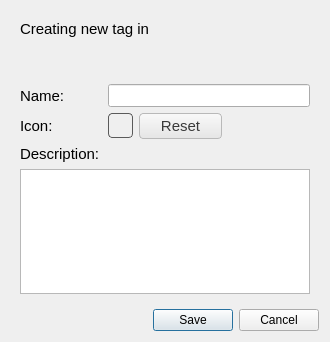
<?xml version="1.0" encoding="UTF-8"?>
<ui version="4.0">
 <class>NewTagDialog</class>
 <widget class="QDialog" name="NewTagDialog">
  <property name="geometry">
   <rect>
    <x>0</x>
    <y>0</y>
    <width>330</width>
    <height>342</height>
   </rect>
  </property>
  <property name="windowTitle">
   <string>Create New Tag</string>
  </property>
  <property name="modal">
   <bool>true</bool>
  </property>
  <layout class="QVBoxLayout" name="verticalLayout">
   <item>
    <widget class="QFrame" name="frame">
     <property name="frameShape">
      <enum>QFrame::Shape::NoFrame</enum>
     </property>
     <property name="frameShadow">
      <enum>QFrame::Shadow::Raised</enum>
     </property>
     <layout class="QGridLayout" name="gridLayout">
      <item row="5" column="0" colspan="4">
       <widget class="QTextEdit" name="descriptionEdit">
        <property name="font">
         <font>
          <pointsize>10</pointsize>
         </font>
        </property>
        <property name="focusPolicy">
         <enum>Qt::FocusPolicy::StrongFocus</enum>
        </property>
       </widget>
      </item>
      <item row="3" column="0">
       <widget class="QLabel" name="label_4">
        <property name="font">
         <font>
          <pointsize>11</pointsize>
         </font>
        </property>
        <property name="text">
         <string>Icon:</string>
        </property>
       </widget>
      </item>
      <item row="2" column="0">
       <widget class="QLabel" name="label">
        <property name="font">
         <font>
          <pointsize>11</pointsize>
         </font>
        </property>
        <property name="text">
         <string>Name:</string>
        </property>
       </widget>
      </item>
      <item row="4" column="0" colspan="4">
       <widget class="QLabel" name="label_2">
        <property name="font">
         <font>
          <pointsize>11</pointsize>
         </font>
        </property>
        <property name="text">
         <string>Description:</string>
        </property>
       </widget>
      </item>
      <item row="1" column="0" colspan="4">
       <spacer name="verticalSpacer">
        <property name="orientation">
         <enum>Qt::Orientation::Vertical</enum>
        </property>
        <property name="sizeType">
         <enum>QSizePolicy::Policy::Fixed</enum>
        </property>
        <property name="sizeHint" stdset="0">
         <size>
          <width>20</width>
          <height>40</height>
         </size>
        </property>
       </spacer>
      </item>
      <item row="0" column="0" colspan="4">
       <widget class="QLabel" name="titleLabel">
        <property name="font">
         <font>
          <pointsize>11</pointsize>
         </font>
        </property>
        <property name="text">
         <string>Creating new tag in</string>
        </property>
        <property name="wordWrap">
         <bool>true</bool>
        </property>
       </widget>
      </item>
      <item row="3" column="1">
       <widget class="QToolButton" name="iconButton">
        <property name="focusPolicy">
         <enum>Qt::FocusPolicy::ClickFocus</enum>
        </property>
        <property name="styleSheet">
         <string notr="true">QToolButton {
	width: 20px;
	height: 20px;
	background-color: rgba(255, 255, 255, 0);
	border: 1px solid #5a5a5a;
	border-radius: 4px;
}

QToolButton:hover {
	background-color: rgba(0,0,0,25);
}

QToolButton:pressed {
	background-color: rgba(0,0,0,50);
}</string>
        </property>
        <property name="text">
         <string/>
        </property>
        <property name="iconSize">
         <size>
          <width>20</width>
          <height>20</height>
         </size>
        </property>
       </widget>
      </item>
      <item row="3" column="2">
       <widget class="QPushButton" name="resetIconButton">
        <property name="font">
         <font>
          <pointsize>11</pointsize>
         </font>
        </property>
        <property name="styleSheet">
         <string notr="true">QPushButton {
	border-radius: 4px;
	border: 1px solid #b9b9b9;
	background-color: qlineargradient(x1: 0, y1: 0, x2: 0, y2: 1, stop: 0 #f9f9f9, stop: 1 #e5e5e5);
	color: #3a3a3a; 
	height: 24px;
}

QPushButton:hover {
	background-color: qlineargradient(x1: 0, y1: 0, x2: 0, y2: 1, stop: 0 #c9c9c9, stop: 1 #a5a5a5);
    border-color: #8f8f8f;
}

QPushButton:pressed{
	background-color: qlineargradient(x1: 0, y1: 0, x2: 0, y2: 1, stop: 0 #a9a9a9, stop: 1 #959595);
    border-color: #8f8f8f;
}</string>
        </property>
        <property name="text">
         <string>Reset</string>
        </property>
       </widget>
      </item>
      <item row="2" column="1" colspan="3">
       <widget class="QLineEdit" name="nameEdit">
        <property name="font">
         <font>
          <pointsize>10</pointsize>
         </font>
        </property>
        <property name="focusPolicy">
         <enum>Qt::FocusPolicy::StrongFocus</enum>
        </property>
       </widget>
      </item>
     </layout>
    </widget>
   </item>
   <item>
    <widget class="QDialogButtonBox" name="buttonBox">
     <property name="focusPolicy">
      <enum>Qt::FocusPolicy::TabFocus</enum>
     </property>
     <property name="orientation">
      <enum>Qt::Orientation::Horizontal</enum>
     </property>
     <property name="standardButtons">
      <set>QDialogButtonBox::StandardButton::Cancel|QDialogButtonBox::StandardButton::Save</set>
     </property>
    </widget>
   </item>
  </layout>
 </widget>
 <resources/>
 <connections>
  <connection>
   <sender>buttonBox</sender>
   <signal>accepted()</signal>
   <receiver>NewTagDialog</receiver>
   <slot>accept()</slot>
   <hints>
    <hint type="sourcelabel">
     <x>227</x>
     <y>215</y>
    </hint>
    <hint type="destinationlabel">
     <x>157</x>
     <y>224</y>
    </hint>
   </hints>
  </connection>
  <connection>
   <sender>buttonBox</sender>
   <signal>rejected()</signal>
   <receiver>NewTagDialog</receiver>
   <slot>reject()</slot>
   <hints>
    <hint type="sourcelabel">
     <x>270</x>
     <y>215</y>
    </hint>
    <hint type="destinationlabel">
     <x>279</x>
     <y>224</y>
    </hint>
   </hints>
  </connection>
 </connections>
</ui>
